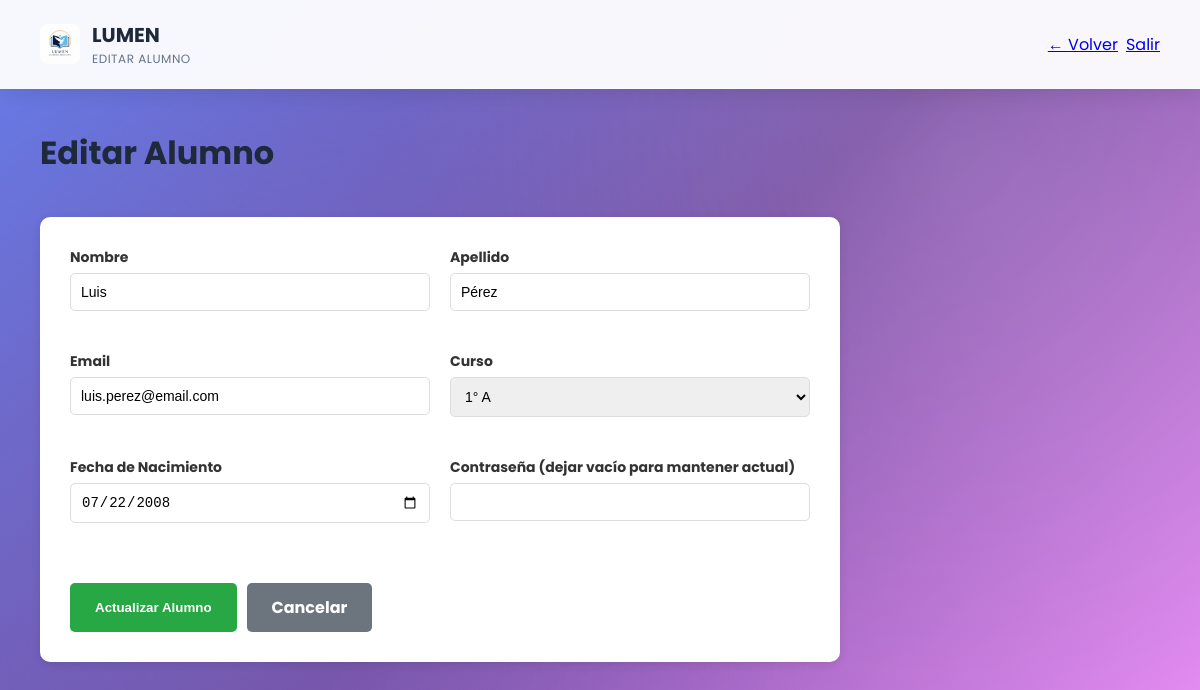
Page /admin-crear-alumno.php?id=2 (signed in) on the committed database.
### tables this page shows
CREATE TABLE IF NOT EXISTS alumnos (
    id INT AUTO_INCREMENT PRIMARY KEY,
    nombre VARCHAR(50) NOT NULL,
    apellido VARCHAR(50) NOT NULL,
    email VARCHAR(100) UNIQUE NOT NULL,
    curso VARCHAR(10) NOT NULL,
    fecha_nacimiento DATE NOT NULL,
    password VARCHAR(255) NOT NULL,
    fecha_registro TIMESTAMP DEFAULT CURRENT_TIMESTAMP
);

### admin-crear-alumno.php (the view, shortened to what this page needs)
<?php
require_once 'config.php';
$alumno = null;
$editing = false;
if (isset($_GET['id'])) {
    $editing = true;
    $stmt = $pdo->prepare("SELECT * FROM alumnos WHERE id = ?");
    $stmt->execute([$_GET['id']]);
    $alumno = $stmt->fetch(PDO::FETCH_ASSOC);
}
?>
<!DOCTYPE html>
<html lang="es">
<head>
    <link rel="stylesheet" href="admin-styles.css">
</head>
<body>
    <div class="header">
        <div class="logo">
            <img src="WhatsApp Image 2025-09-02 at 3.45.39 PM.jpeg" alt="Logo" style="width: 40px; height: 40px; border-radius: 8px; object-fit: cover;">
            <div>
                <div class="logo-title">LUMEN</div>
                <div class="logo-subtitle"><?= $editing ? 'EDITAR' : 'CREAR' ?> ALUMNO</div>
            </div>
        </div>
        <div class="user-nav">
            <a href="admin-alumnos.php" class="btn-back">← Volver</a>
            <a href="logout.php" class="btn-logout">Salir</a>
        </div>
    </div>
    <div class="main-content">
        <div class="page-header">
            <h1><?= $editing ? 'Editar' : 'Crear Nuevo' ?> Alumno</h1>
        </div>
        <div class="form-container">
            <form method="POST" class="admin-form">
                <div class="form-row">
                    <div class="form-group">
                        <label for="nombre">Nombre</label>
                        <input type="text" id="nombre" name="nombre" value="<?= $alumno ? htmlspecialchars($alumno['nombre']) : '' ?>" required>
                    </div>
                    <div class="form-group">
                        <label for="apellido">Apellido</label>
                        <input type="text" id="apellido" name="apellido" value="<?= $alumno ? htmlspecialchars($alumno['apellido']) : '' ?>" required>
                    </div>
                </div>
                <div class="form-row">
                    <div class="form-group">
                        <label for="email">Email</label>
                        <input type="email" id="email" name="email" value="<?= $alumno ? htmlspecialchars($alumno['email']) : '' ?>" required>
                    </div>
                    <div class="form-group">
                        <label for="curso">Curso</label>
                        <select id="curso" name="curso" required>
                            <option value="1° A" <?= ($alumno && $alumno['curso'] === '1° A') ? 'selected' : '' ?>>1° A</option>
                        </select>
                    </div>
                </div>
                <div class="form-row">
                    <div class="form-group">
                        <label for="fecha_nacimiento">Fecha de Nacimiento</label>
                        <input type="date" id="fecha_nacimiento" name="fecha_nacimiento" value="<?= $alumno ? $alumno['fecha_nacimiento'] : '' ?>" required>
                    </div>
                    <div class="form-group">
                        <label for="password">Contraseña <?= $editing ? '(dejar vacío para mantener actual)' : '' ?></label>
                        <input type="password" id="password" name="password" <?= !$editing ? 'required' : '' ?>>
                    </div>
                </div>
                <div class="form-actions">
                    <button type="submit" class="btn-success"><?= $editing ? 'Actualizar' : 'Crear' ?> Alumno</button>
                    <a href="admin-alumnos.php" class="btn-secondary">Cancelar</a>
                </div>
            </form>
        </div>
    </div>
</body>
</html>

### admin-styles.css (style rules this page uses)
* { margin: 0; padding: 0; box-sizing: border-box; }
body { font-family: 'Poppins', sans-serif; background: linear-gradient(135deg, #667eea 0%, #764ba2 50%, #f093fb 100%); color: #1e293b; min-height: 100vh; position: relative; overflow-x: hidden; }
body::before { content: ''; position: fixed; top: 0; left: 0; width: 100%; height: 100%; background: radial-gradient(circle at 20% 80%, rgba(120, 119, 198, 0.3) 0%, transparent 50%), radial-gradient(circle at 80% 20%, rgba(255, 255, 255, 0.15) 0%, transparent 50%), radial-gradient(circle at 40% 40%, rgba(120, 119, 198, 0.15) 0%, transparent 50%); pointer-events: none; z-index: -1; }
.header { background: rgba(255, 255, 255, 0.95); backdrop-filter: blur(10px); padding: 20px 40px; display: flex; justify-content: space-between; align-items: center; border-bottom: 1px solid rgba(255, 255, 255, 0.2); box-shadow: 0 4px 20px rgba(0,0,0,0.1); }
.logo { display: flex; align-items: center; gap: 12px; }
.logo-title { font-size: 20px; font-weight: 700; color: #1e293b; }
.logo-subtitle { font-size: 12px; color: #64748b; text-transform: uppercase; letter-spacing: 0.5px; }
.user-nav { display: flex; gap: 8px; }
.main-content { padding: 40px; max-width: 1400px; margin: 0 auto; }
.page-header { margin-bottom: 40px; }
.page-header h1 { font-size: 32px; font-weight: 700; color: #1e293b; margin-bottom: 8px; }
.form-group { margin-bottom: 20px; }
.form-group label { display: block; margin-bottom: 8px; font-weight: 500; color: #374151; font-size: 14px; }
.btn-success { background: linear-gradient(45deg, #56ab2f, #a8e6cf); color: white; }

### admin-crear-alumno.php (style rules this page uses)
.form-container { background: white; padding: 30px; border-radius: 10px; box-shadow: 0 2px 10px rgba(0,0,0,0.1); margin-top: 20px; max-width: 800px; }
.admin-form { display: flex; flex-direction: column; gap: 20px; }
.form-row { display: grid; grid-template-columns: 1fr 1fr; gap: 20px; }
.form-group { display: flex; flex-direction: column; }
.form-group label { margin-bottom: 5px; font-weight: bold; color: #333; }
.form-group input, .form-group select { padding: 10px; border: 1px solid #ddd; border-radius: 5px; font-size: 14px; }
.form-actions { display: flex; gap: 10px; margin-top: 20px; }
.btn-success, .btn-secondary { padding: 12px 25px; border: none; border-radius: 5px; font-weight: bold; text-decoration: none; cursor: pointer; transition: all 0.3s; }
.btn-success { background: #28a745; color: white; }
.btn-secondary { background: #6c757d; color: white; }

### rows in the picture
alumnos: nombre "Luis", apellido "Pérez", email "luis.perez@email.com", curso "1° A", fecha_nacimiento "07/22/2008"
